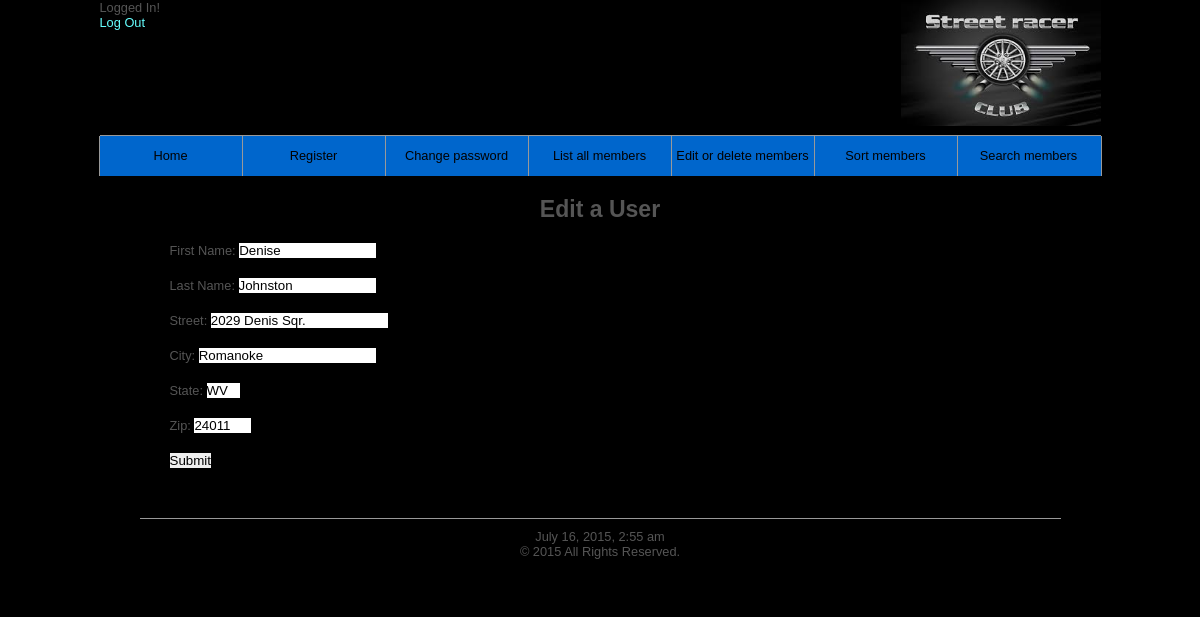
Screenshot of /edit_user.php?id=1 with the database file from the repository.
### tables this page shows
CREATE TABLE IF NOT EXISTS customers (
	custId int(11) NOT NULL AUTO_INCREMENT,
	firstname VARCHAR(20) NOT NULL,
	lastname VARCHAR(20) NOT NULL,
	username VARCHAR(20) NOT NULL,
	pass CHAR(40) NOT NULL,
	address VARCHAR(40) NOT NULL,
	city VARCHAR(30) NOT NULL,
	state VARCHAR(2) NOT NULL,
	zip VARCHAR(5) NOT NULL,
	PRIMARY KEY (custId)
);

### includes/edit.inc.php (the view, shortened to what this page needs)
<?php
if (isset($_POST['submitted'])) {
	$errors = array();
	if (empty($_POST['firstname'])) {
		$errors[] = 'You forgot to enter your first name.';
	} else {
		$firstname = mysqli_real_escape_string($dbc, trim($_POST['firstname']));
	}
	if (empty($_POST['lastname'])) {
		$errors[] = 'You forgot to enter your last name.';
	} else {
		$lastname = mysqli_real_escape_string($dbc, trim($_POST['lastname']));
	}
	if (empty($_POST['address'])) {
		$errors[] = 'You forgot to enter your street address.';
	} else {
		$address = mysqli_real_escape_string($dbc, trim($_POST['address']));
	}
	if (empty($_POST['city'])) {
		$errors[] = 'You forgot to enter your city.';
	} else {
		$city = mysqli_real_escape_string($dbc, trim($_POST['city']));
	}
	if (empty($_POST['state'])) {
		$errors[] = 'You forgot to enter your state.';
	} else {
		$state = mysqli_real_escape_string($dbc, trim($_POST['state']));
	}
	if (empty($_POST['zip'])) {
		$errors[] = 'You forgot to enter your zip.';
	} else {
		$zip = mysqli_real_escape_string($dbc, trim($_POST['zip']));
	}
	if (empty($errors)) {
		$q = "SELECT username FROM customers WHERE custId='$id'";
		$r = @mysqli_query($dbc, $q);
		if (mysqli_num_rows($r) == 1) {
			$q = "UPDATE customers SET firstname='$firstname', lastname='$lastname', address='$address', city='$city', state='$state', zip='$zip' WHERE custId=$id LIMIT 1";
			$r = @mysqli_query ($dbc, $q);
			if (mysqli_affected_rows($dbc) == 1) {
?>
			    <h1>Thank you!</h1>
			    <p class="update">The user has been changed.</p><br />
			    <h2>Changes are shown</h2>
			    <script type="text/javascript">
				var f=document.getElementById("editForm");
				f.firstname.disabled=true;
			    </script>
<?php
			} else if($r==TRUE) {
				echo '<p class="update">Nothing to update, no changes were made.</p>';
			} else {
				echo "\n";
				echo '<p class="error">The user could not be edited due to a system error. We apologize for any inconvenience.</p>';
				echo '<p>' . mysqli_error($dbc) . '<br />Query: ' . $q . '</p>';
			}
		} else {
			echo '<p class="error">Customer '.$firstname." ".$lastname ." custId=".$id." has never been registered.</p>";
		}
	}
} else {
    echo $mytitle;
    $q="SELECT * FROM customers WHERE custId='$id';";
    $r = mysqli_query ($dbc, $q);
    $num = @mysqli_num_rows($r);
    if ($num > 0) {
	$row=mysqli_fetch_array($r, MYSQLI_ASSOC);
	$firstname=$row['firstname'];
	$lastname=$row['lastname'];
	$address=$row['address'];
	$city=$row['city'];
	$state=$row['state'];
	$zip=$row['zip'];
    } else {
	$error='<p class="error">This page has been accessed in error.</p>';
    }
}
if (empty($errors)) {
    if (isset($_POST['submitted'])) {
	$ro='" readonly="readonly';
	$submitButton='';
    } else {
	$ro='';
	$submitButton='<p><input type="submit" name="submit" value="Submit" /></p>';
    }
    echo '<form id="editForm" action="' . $myform . '" method="post" >
	<p>First Name:
	<input type="text" id="firstname" name="firstname" size="15" maxlength="20" value="'.$firstname.$ro.'" /></p>
	<p>Last Name:
	<input type="text" name="lastname" size="15" maxlength="30" value="'.$lastname.$ro.'" /></p>
	<p>Street:
	<input type="text" name="address" size="20" maxlength="40" value="'.$address.$ro.'"  /> </p>
	<p>City:
	<input type="text" name="city" size="20" maxlength="40" value="' . $city . $ro . '"  /> </p>
	<p>State:
	<input type="text" name="state" size="2" maxlength="2" value="' . $state . $ro . '"  /> </p>
	<p>Zip:
	<input type="text" name="zip" size="5" maxlength="5" value="' . $zip . $ro . '"  /> </p>';
	echo $submitButton;
	echo '<input type="hidden" name="submitted" value="TRUE" />
	<input type="hidden" name="id" value="' . $id . '" />
	</form>';
} else {
    echo '<p class="error">The following error(s) occurred:<br />';
    foreach ($errors as $msg) {
	    echo " - $msg<br />\n";
    }
    echo '</p><p>Please try again.</p>';
}
?>

### includes/style.css (style rules this page uses)
* { border:0; margin:0; padding:0; }
body { background:#000000; color:#555; font:0.8em Arial, Helvetica, "bitstream vera sans", sans-serif; }
#content p { padding:20px 20px 0; }

### rows the page displays
customers: firstname "Denise", lastname "Johnston", address "2029 Denis Sqr.", city "Romanoke", state "WV", zip "24011"
